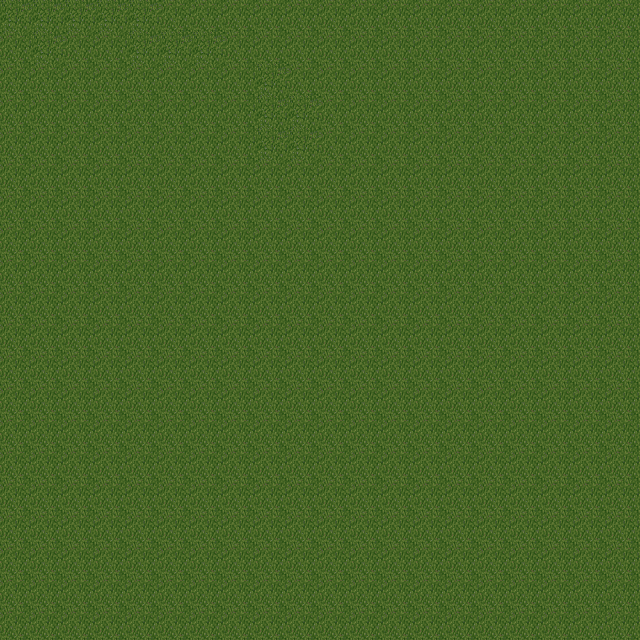

A 2D game scene composited from a Tiled map and its tileset images. What follows is a short description and the map's XML, with each tile layer's data collapsed to a summary:
An orthogonal 20x20 tile map with 32x32 px tiles, 3 tile layers (layer_-1, layer_0, layer_1) and 4 objects (2x id:1, script, portal).

<map version="1.0" orientation="orthogonal" width="20" height="20" tilewidth="32" tileheight="32">
 <properties>
  <property name="ambientSound" value="prontera_fields.mp3" />
  <property name="isPVP" value="false" />
  <property name="spawn" value="1,poring,0,0-10" />
 </properties>
 <tileset firstgid="1" name="Berge" tilewidth="32" tileheight="32">
  <image source="tilemap1.png" width="512" height="512" />
  <tile id="238">
   <properties>
    <property name="bWalkable" value="false" />
   </properties>
  </tile>
  <tile id="251">
   <properties>
    <property name="bWalkable" value="false" />
   </properties>
  </tile>
  <tile id="253">
   <properties>
    <property name="bWalkable" value="false" />
   </properties>
  </tile>
  <tile id="254">
   <properties>
    <property name="bWalkable" value="false" />
   </properties>
  </tile>
  <tile id="255">
   <properties>
    <property name="bWalkable" value="false" />
   </properties>
  </tile>
 </tileset>
 <layer name="layer_-1" width="20" height="20">
  <data>[400 cells, 400 non-empty, 2 distinct tile ids]</data>
 </layer>
 <layer name="layer_0" width="20" height="20">
  <data>[400 cells, 400 non-empty, 2 distinct tile ids]</data>
 </layer>
 <layer name="layer_1" width="20" height="20">
  <data>[400 cells, 400 non-empty, 2 distinct tile ids]</data>
 </layer>
 <objectgroup name="scripts" width="20" height="20">
  <object name="mapscript1" type="script" x="32" y="96" width="96" height="96" />
 </objectgroup>
 <objectgroup color="#ff00ff" name="portals" width="20" height="20">
  <object name="test-zone1,10,10" type="portal" x="64" y="32" width="64" height="32" />
 </objectgroup>
 <objectgroup color="#00aa00" name="spawn" width="20" height="20">
  <object name="id:1" x="160" y="32" width="64" height="64" />
  <object name="id:1" x="160" y="128" width="64" height="64" />
 </objectgroup>
</map>
